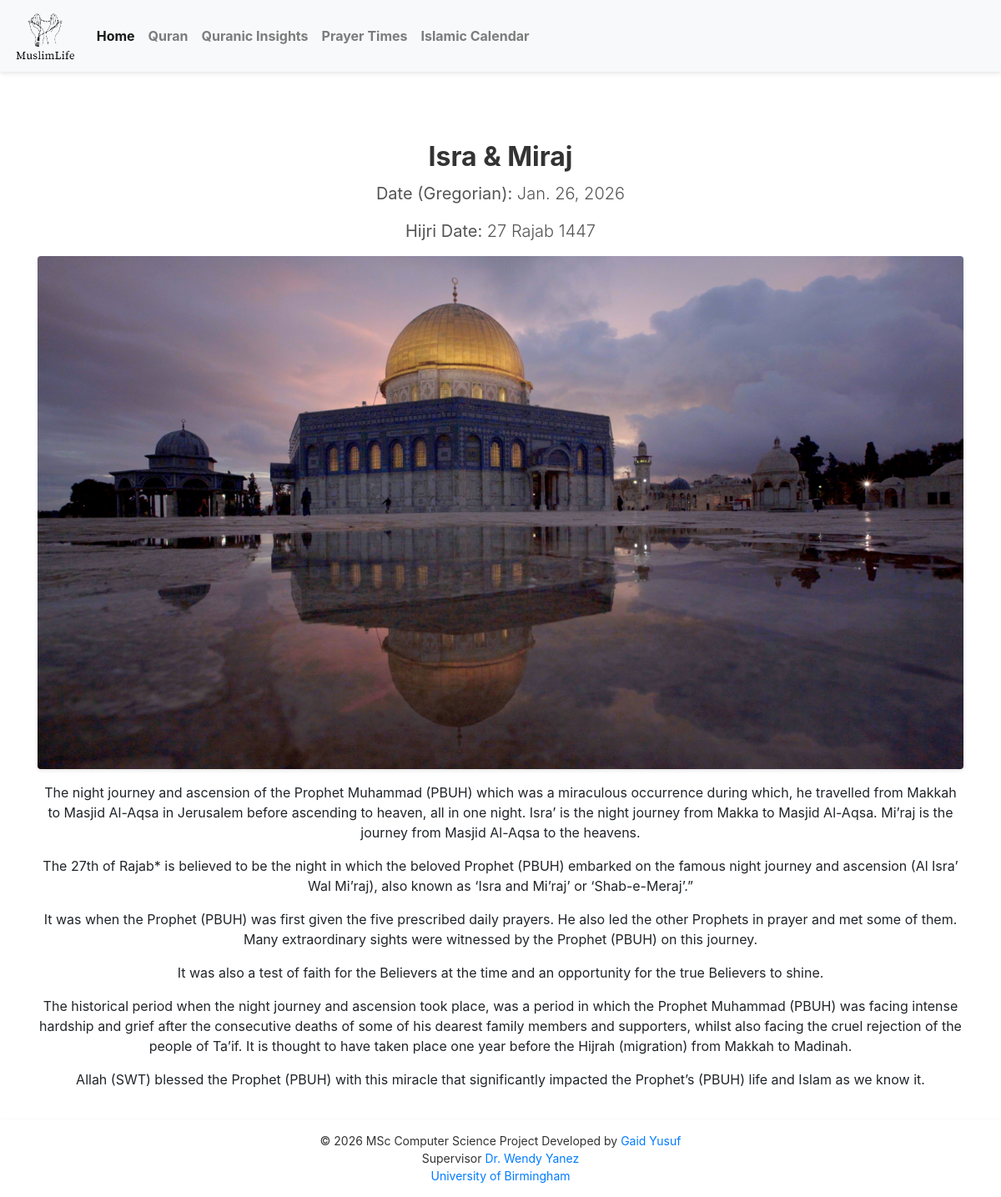
Page /islamic_calendar/event/23/ on the committed database.
### islamic_calendar/models.py (models this page shows, shortened)
class IslamicEvent(models.Model):
    name = models.CharField(max_length=100)
    date = models.DateField()
    hijri_date = models.CharField(max_length=100)

class EventDetail(models.Model):
    event = models.ForeignKey('IslamicEvent', on_delete=models.CASCADE)
    description = models.TextField(null=True)
    picture = models.ImageField(
        upload_to='event_pictures/', null=True, blank=True)

### islamic_calendar/views.py (the view)
# urls.py: path('event/<int:event_id>/', views.event_detail, name='event_detail'),
def event_detail(request, event_id):
    event = get_object_or_404(IslamicEvent, id=event_id)
    event_detail = EventDetail.objects.filter(event__name=event.name).first()
    return render(request, 'islamic_calendar/event_detail.html',
                  {'event': event, 'event_detail': event_detail})

### islamic_calendar/templates/islamic_calendar/event_detail.html
{% extends 'base.html' %} {% load static %} {% block content %}
<div class="container mt-5">
  <h1
    class="display-4"
    style="
      color: #333333;
      margin-bottom: 10px;
      text-align: center;
      font-weight: bold;
      font-size: 32px;
    "
  >
    {{ event.name }}
  </h1>
  <p
    class="lead"
    style="color: #555555; margin-bottom: 15px; text-align: center"
  >
    <strong>Date (Gregorian):</strong> {{ event.date }}
  </p>
  <p
    class="lead"
    style="color: #555555; margin-bottom: 15px; text-align: center"
  >
    <strong>Hijri Date:</strong> {{ event.hijri_date }}
  </p>
  {% if event_detail %}
  <div class="text-center">
    <img
      src="{{ event_detail.picture.url }}"
      alt="{{ event.name }} Picture"
      class="img-fluid rounded mb-3"
      style="
        max-width: 100%;
        height: auto;
        border-radius: 8px;
        margin-bottom: 15px;
        box-shadow: 0 2px 4px rgba(0, 0, 0, 0.1);
        display: block;
        margin: 0 auto;
      "
    />
  </div>
  <div class="text-center">
    <p class="lead" style="color: #555555; text-align: center">
      {{ event_detail.description|linebreaks }}
    </p>
  </div>
  {% else %}
  <p class="lead" style="color: #555555">
    No additional details available for this event.
  </p>
  {% endif %}
</div>
{% endblock %}

### rows in the picture
IslamicEvent: name "Isra & Miraj", date "Jan. 26, 2026", hijri_date "27 Rajab 1447"
EventDetail: picture (picture), description "The night journey and ascension of the Prophet Muhammad (PBUH) which was a miraculous occurrence during which, he travelled from Makkah to Masjid Al-Aqsa in Jerusalem before ascending to heaven, all in one night. Isra’ is the night journey from Makka to Masjid Al-Aqsa. Mi’raj is the journey from Masjid Al-Aqsa to the heavens. The 27th of Rajab* is believed to be the night in which the beloved Prophet (PBUH) embarked on the famous night journey and ascension (Al Isra’ Wal Mi’raj), also known as ‘Isra and Mi’raj’ or ‘Shab-e-Meraj’.” It was when the Prophet (PBUH) was first given the five prescribed daily prayers. He also led the other Prophets in prayer and met some of them. Many…"
